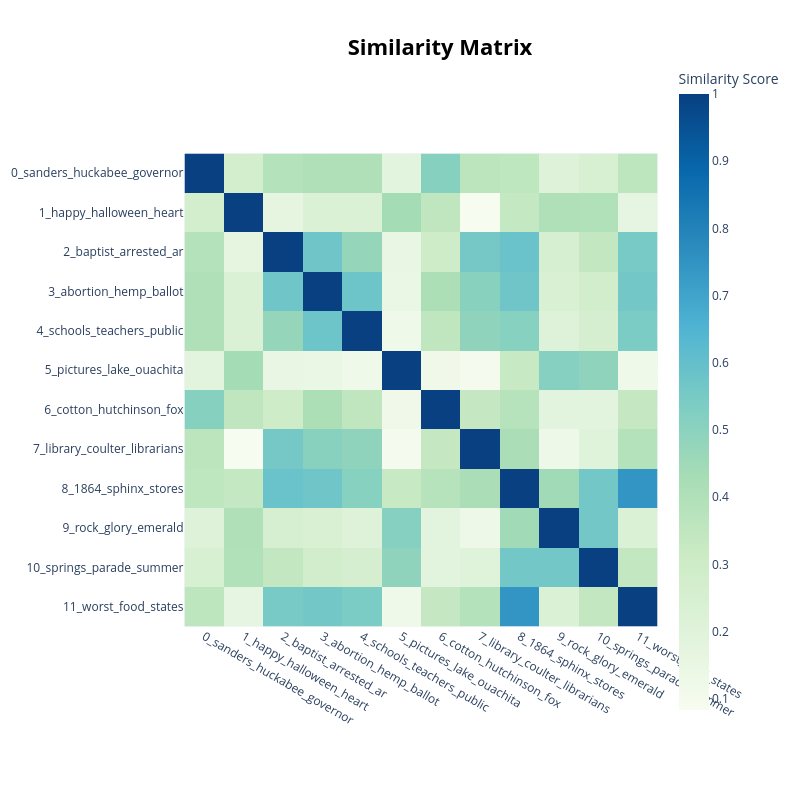

Source (notebook cell):
### Code cell
# Create a heatmap, showing how similar the topics are to each other of r/Arkansas
arkansas_fig_heatmap = models['Arkansas'].visualize_heatmap()
arkansas_fig_heatmap.show()
with open('../docs/code_analysis/bert_files/arkansas/arkansas-topic-heatmap.html', 'w') as f:
    f.write(arkansas_fig_heatmap.to_html(include_plotlyjs='cdn'))

### Figure 1 — Plotly figure (JSON) as saved in the notebook; plotly's stock layout.template omitted (floating-point values rounded to 4 significant figures; data arrays with more than 128 entries replaced by an {"elided": "..."} marker saying what was removed)
{"data": [{"coloraxis": "coloraxis", "hovertemplate": "x: %{x}<br>y: %{y}<br>Similarity Score: %{z}<extra></extra>", "name": "0", "type": "heatmap", "x": ["0_sanders_huckabee_governor", "1_happy_halloween_heart", "2_baptist_arrested_ar", "3_abortion_hemp_ballot", "4_schools_teachers_public", "5_pictures_lake_ouachita", "6_cotton_hutchinson_fox", "7_library_coulter_librarians", "8_1864_sphinx_stores", "9_rock_glory_emerald", "10_springs_parade_summer", "11_worst_food_states"], "xaxis": "x", "y": ["0_sanders_huckabee_governor", "1_happy_halloween_heart", "2_baptist_arrested_ar", "3_abortion_hemp_ballot", "4_schools_teachers_public", "5_pictures_lake_ouachita", "6_cotton_hutchinson_fox", "7_library_coulter_librarians", "8_1864_sphinx_stores", "9_rock_glory_emerald", "10_springs_parade_summer", "11_worst_food_states"], "yaxis": "y", "z": {"elided": "12x12 float values"}}], "layout": {"coloraxis": {"colorbar": {"title": {"text": "Similarity Score"}}, "colorscale": [[0, "rgb(247,252,240)"], [0.125, "rgb(224,243,219)"], [0.25, "rgb(204,235,197)"], [0.375, "rgb(168,221,181)"], [0.5, "rgb(123,204,196)"], [0.625, "rgb(78,179,211)"], [0.75, "rgb(43,140,190)"], [0.875, "rgb(8,104,172)"], [1, "rgb(8,64,129)"]]}, "height": 800, "hoverlabel": {"bgcolor": "white", "font": {"family": "Rockwell", "size": 16}}, "legend": {"title": {"text": "Trend"}}, "margin": {"t": 60}, "showlegend": true, "title": {"font": {"color": "Black", "size": 22}, "text": "<b>Similarity Matrix</b>", "x": 0.55, "xanchor": "center", "y": 0.95, "yanchor": "top"}, "width": 800, "xaxis": {"anchor": "y", "constrain": "domain", "domain": [0, 1], "scaleanchor": "y"}, "yaxis": {"anchor": "x", "autorange": "reversed", "constrain": "domain", "domain": [0, 1]}}}
